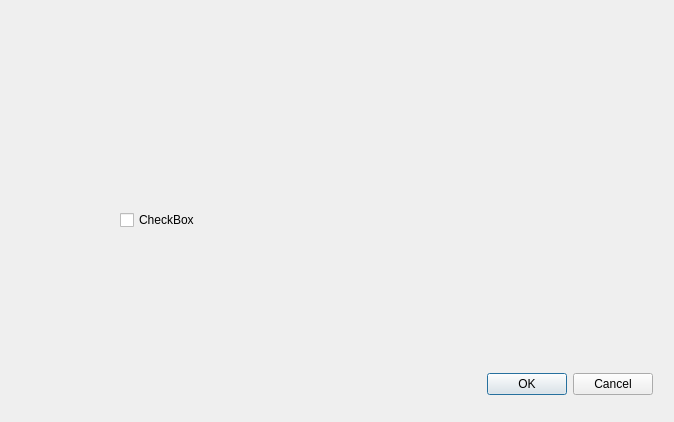
<?xml version="1.0" encoding="UTF-8"?>
<ui version="4.0">
 <class>GeoprocessDialogBase</class>
 <widget class="QDialog" name="GeoprocessDialogBase">
  <property name="geometry">
   <rect>
    <x>0</x>
    <y>0</y>
    <width>674</width>
    <height>422</height>
   </rect>
  </property>
  <property name="windowTitle">
   <string>Potential Zone</string>
  </property>
  <widget class="QDialogButtonBox" name="button_box">
   <property name="geometry">
    <rect>
     <x>460</x>
     <y>370</y>
     <width>193</width>
     <height>28</height>
    </rect>
   </property>
   <property name="orientation">
    <enum>Qt::Horizontal</enum>
   </property>
   <property name="standardButtons">
    <set>QDialogButtonBox::Cancel|QDialogButtonBox::Ok</set>
   </property>
  </widget>
  <widget class="QCheckBox" name="checkBox">
   <property name="geometry">
    <rect>
     <x>120</x>
     <y>210</y>
     <width>81</width>
     <height>20</height>
    </rect>
   </property>
   <property name="text">
    <string>CheckBox</string>
   </property>
  </widget>
 </widget>
 <resources/>
 <connections>
  <connection>
   <sender>button_box</sender>
   <signal>accepted()</signal>
   <receiver>GeoprocessDialogBase</receiver>
   <slot>accept()</slot>
   <hints>
    <hint type="sourcelabel">
     <x>20</x>
     <y>20</y>
    </hint>
    <hint type="destinationlabel">
     <x>20</x>
     <y>20</y>
    </hint>
   </hints>
  </connection>
  <connection>
   <sender>button_box</sender>
   <signal>rejected()</signal>
   <receiver>GeoprocessDialogBase</receiver>
   <slot>reject()</slot>
   <hints>
    <hint type="sourcelabel">
     <x>20</x>
     <y>20</y>
    </hint>
    <hint type="destinationlabel">
     <x>20</x>
     <y>20</y>
    </hint>
   </hints>
  </connection>
 </connections>
</ui>
